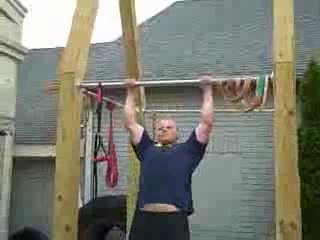
#> input picture frame 0 of code/vid.avi, 320 x 240 px
$ jupyter execute 'Lab 3A Low Level Feature Extraction.ipynb'   (older library calls are emulated)
#> lines starting #> are read from the running program, lines starting #| are printed output that depends on the picture
# Lab 3A: Low-Level Feature Extraction
**Course:** AIML ZG531 - Video Analysis
**Module:** 3 - Feature Extraction
**Topic:** Edge, Corner, Texture, and Color Features from Video
**Author:** Seetha Parameswaran

---

## Learning Objectives
- Extract and visualize low-level spatial features from video frames
- Compare edge detection methods (Canny vs. Sobel)
- Apply corner detection algorithms (Harris vs. Shi-Tomasi)
- Compute texture descriptors using Local Binary Patterns
- Analyze color distributions through histogram features
- Understand the role of hand-crafted features in video analysis

This script extracts low-level spatial features from video frames:
1. Edge Detection (Canny, Sobel)
2. Corner Detection (Harris, Shi-Tomasi)
3. Texture Features (Local Binary Patterns)
4. Color Histograms

[cell 1]
import cv2
import numpy as np
from skimage.feature import local_binary_pattern
import matplotlib.pyplot as plt
from pathlib import Path
import os


class LowLevelFeatureExtractor:
    """Extract low-level features from video frames"""

    def __init__(self, video_path):
        """
        Initialize feature extractor

        Args:
            video_path: Path to input video file
        """
        self.video_path = video_path
        self.cap = cv2.VideoCapture(video_path)

        if not self.cap.isOpened():
            raise ValueError(f"Cannot open video file: {video_path}")

        # Get video properties
        self.fps = self.cap.get(cv2.CAP_PROP_FPS)
        self.total_frames = int(self.cap.get(cv2.CAP_PROP_FRAME_COUNT))
        self.width = int(self.cap.get(cv2.CAP_PROP_FRAME_WIDTH))
        self.height = int(self.cap.get(cv2.CAP_PROP_FRAME_HEIGHT))

        print(f"Video Properties:")
        print(f"  Resolution: {self.width}x{self.height}")
        print(f"  FPS: {self.fps}")
        print(f"  Total Frames: {self.total_frames}")

    def extract_edges_canny(self, frame, low_threshold=50, high_threshold=150):
        """
        Extract edges using Canny edge detector

        Args:
            frame: Input frame (BGR)
            low_threshold: Lower threshold for hysteresis
            high_threshold: Upper threshold for hysteresis

        Returns:
            Edge map
        """
        gray = cv2.cvtColor(frame, cv2.COLOR_BGR2GRAY)
        edges = cv2.Canny(gray, low_threshold, high_threshold)
        return edges

    def extract_edges_sobel(self, frame):
        """
        Extract edges using Sobel operator

        Args:
            frame: Input frame (BGR)

        Returns:
            Edge magnitude map
        """
        gray = cv2.cvtColor(frame, cv2.COLOR_BGR2GRAY)

        # Compute gradients in x and y directions
        sobel_x = cv2.Sobel(gray, cv2.CV_64F, 1, 0, ksize=3)
        sobel_y = cv2.Sobel(gray, cv2.CV_64F, 0, 1, ksize=3)

        # Compute gradient magnitude
        magnitude = np.sqrt(sobel_x**2 + sobel_y**2)
        magnitude = np.uint8(255 * magnitude / np.max(magnitude))

        return magnitude

    def extract_corners_harris(self, frame, block_size=2, ksize=3, k=0.04, threshold=0.01):
        """
        Detect corners using Harris corner detector

        Args:
            frame: Input frame (BGR)
            block_size: Size of neighborhood for corner detection
            ksize: Aperture parameter for Sobel operator
            k: Harris detector free parameter
            threshold: Threshold for corner response (relative to max)

        Returns:
            Corner map, corner coordinates
        """
        gray = cv2.cvtColor(frame, cv2.COLOR_BGR2GRAY)
        gray = np.float32(gray)

        # Detect corners
        dst = cv2.cornerHarris(gray, block_size, ksize, k)

        # Threshold for corner detection
        corner_map = dst > threshold * dst.max()

        # Get corner coordinates
        corners = np.argwhere(corner_map)

        return corner_map.astype(np.uint8) * 255, corners

    def extract_corners_shi_tomasi(self, frame, max_corners=100, quality_level=0.01, min_distance=10):
        """
        Detect corners using Shi-Tomasi (Good Features to Track)

        Args:
            frame: Input frame (BGR)
            max_corners: Maximum number of corners to detect
            quality_level: Quality threshold (0-1)
            min_distance: Minimum distance between corners

        Returns:
            Corner coordinates
        """
        gray = cv2.cvtColor(frame, cv2.COLOR_BGR2GRAY)

        # Detect corners
        corners = cv2.goodFeaturesToTrack(
            gray,
            maxCorners=max_corners,
            qualityLevel=quality_level,
            minDistance=min_distance
        )

        return corners

    def extract_texture_lbp(self, frame, num_points=8, radius=1):
        """
        Extract texture features using Local Binary Patterns

        Args:
            frame: Input frame (BGR)
            num_points: Number of circularly symmetric neighbor points
            radius: Radius of circle

        Returns:
            LBP feature map, LBP histogram
        """
        gray = cv2.cvtColor(frame, cv2.COLOR_BGR2GRAY)

        # Compute LBP
        lbp = local_binary_pattern(gray, num_points, radius, method='uniform')

        # Compute LBP histogram
        n_bins = num_points + 2  # uniform patterns + non-uniform
        hist, _ = np.histogram(lbp.ravel(), bins=n_bins, range=(0, n_bins))

        # Normalize histogram
        hist = hist.astype("float")
        hist /= (hist.sum() + 1e-7)

        return lbp.astype(np.uint8), hist

    def extract_color_histogram(self, frame, bins=32):
        """
        Extract color histogram features

        Args:
            frame: Input frame (BGR)
            bins: Number of bins per channel

        Returns:
            Histograms for each channel (B, G, R)
        """
        histograms = []
        colors = ('b', 'g', 'r')

        for i, color in enumerate(colors):
            hist = cv2.calcHist([frame], [i], None, [bins], [0, 256])
            hist = hist.flatten()
            hist = hist / (hist.sum() + 1e-7)  # Normalize
            histograms.append(hist)

        return histograms

    def process_frame(self, frame_idx):
        """
        Extract all low-level features from a single frame

        Args:
            frame_idx: Frame index to process

        Returns:
            Dictionary containing all extracted features
        """
        # Set frame position
        self.cap.set(cv2.CAP_PROP_POS_FRAMES, frame_idx)
        ret, frame = self.cap.read()

        if not ret:
            raise ValueError(f"Cannot read frame {frame_idx}")

        features = {}

        # Edge features
        features['edges_canny'] = self.extract_edges_canny(frame)
        features['edges_sobel'] = self.extract_edges_sobel(frame)

        # Corner features
        harris_map, harris_coords = self.extract_corners_harris(frame)
        features['corners_harris_map'] = harris_map
        features['corners_harris_coords'] = harris_coords

        shi_tomasi_corners = self.extract_corners_shi_tomasi(frame)
        features['corners_shi_tomasi'] = shi_tomasi_corners

        # Texture features
        lbp_map, lbp_hist = self.extract_texture_lbp(frame)
        features['texture_lbp_map'] = lbp_map
        features['texture_lbp_hist'] = lbp_hist

        # Color features
        color_hists = self.extract_color_histogram(frame)
        features['color_hist_b'] = color_hists[0]
        features['color_hist_g'] = color_hists[1]
        features['color_hist_r'] = color_hists[2]

        # Store original frame
        features['original_frame'] = frame

        return features

    def visualize_features(self, features, save_path=None):
        """
        Visualize extracted features

        Args:
            features: Dictionary of extracted features
            save_path: Path to save visualization (optional)
        """
        fig = plt.figure(figsize=(16, 12))

        # Original frame
        ax1 = plt.subplot(3, 4, 1)
        frame_rgb = cv2.cvtColor(features['original_frame'], cv2.COLOR_BGR2RGB)
        ax1.imshow(frame_rgb)
        ax1.set_title('Original Frame')
        ax1.axis('off')

        # Canny edges
        ax2 = plt.subplot(3, 4, 2)
        ax2.imshow(features['edges_canny'], cmap='gray')
        ax2.set_title('Canny Edges')
        ax2.axis('off')

        # Sobel edges
        ax3 = plt.subplot(3, 4, 3)
        ax3.imshow(features['edges_sobel'], cmap='gray')
        ax3.set_title('Sobel Edges')
        ax3.axis('off')

        # Harris corners
        ax4 = plt.subplot(3, 4, 4)
        frame_with_harris = frame_rgb.copy()
        if len(features['corners_harris_coords']) > 0:
            for y, x in features['corners_harris_coords'][:100]:  # Limit for visualization
                cv2.circle(frame_with_harris, (x, y), 3, (255, 0, 0), -1)
        ax4.imshow(frame_with_harris)
        ax4.set_title(f'Harris Corners ({len(features["corners_harris_coords"])})')
        ax4.axis('off')

        # Shi-Tomasi corners
        ax5 = plt.subplot(3, 4, 5)
        frame_with_shi_tomasi = frame_rgb.copy()
        if features['corners_shi_tomasi'] is not None:
            for corner in features['corners_shi_tomasi']:
                x, y = corner.ravel()
                cv2.circle(frame_with_shi_tomasi, (int(x), int(y)), 3, (0, 255, 0), -1)
        ax5.imshow(frame_with_shi_tomasi)
        ax5.set_title(f'Shi-Tomasi Corners ({len(features["corners_shi_tomasi"]) if features["corners_shi_tomasi"] is not None else 0})')
        ax5.axis('off')

        # LBP texture
        ax6 = plt.subplot(3, 4, 6)
        ax6.imshow(features['texture_lbp_map'], cmap='gray')
        ax6.set_title('LBP Texture Map')
        ax6.axis('off')

        # LBP histogram
        ax7 = plt.subplot(3, 4, 7)
        ax7.bar(range(len(features['texture_lbp_hist'])), features['texture_lbp_hist'])
        ax7.set_title('LBP Histogram')
        ax7.set_xlabel('LBP Pattern')
        ax7.set_ylabel('Frequency')

        # Color histograms
        ax8 = plt.subplot(3, 4, 8)
        colors = ['blue', 'green', 'red']
        for i, (hist, color) in enumerate(zip(
            [features['color_hist_b'], features['color_hist_g'], features['color_hist_r']],
            colors
        )):
            ax8.plot(hist, color=color, alpha=0.7, label=color.upper())
        ax8.set_title('Color Histograms')
        ax8.set_xlabel('Bin')
        ax8.set_ylabel('Frequency')
        ax8.legend()

        # Edge statistics
        ax9 = plt.subplot(3, 4, 9)
        edge_stats = {
            'Canny': np.sum(features['edges_canny'] > 0),
            'Sobel': np.sum(features['edges_sobel'] > 128)
        }
        ax9.bar(edge_stats.keys(), edge_stats.values())
        ax9.set_title('Edge Pixel Count')
        ax9.set_ylabel('Count')

        # Corner statistics
        ax10 = plt.subplot(3, 4, 10)
        corner_stats = {
            'Harris': len(features['corners_harris_coords']),
            'Shi-Tomasi': len(features['corners_shi_tomasi']) if features['corners_shi_tomasi'] is not None else 0
        }
        ax10.bar(corner_stats.keys(), corner_stats.values())
        ax10.set_title('Corner Count')
        ax10.set_ylabel('Count')

        plt.tight_layout()

        if save_path:
            plt.savefig(save_path, dpi=150, bbox_inches='tight')
            print(f"Visualization saved to: {save_path}")

        plt.show()

    def process_video_sample(self, sample_frames=5, output_dir='features_output'):
        """
        Process sample frames from the video

        Args:
            sample_frames: Number of frames to sample
            output_dir: Directory to save outputs
        """
#> called with sample_frames = 5, output_dir = 'low_level_features'
        # Create output directory
        os.makedirs(output_dir, exist_ok=True)

        # Sample frame indices uniformly
        frame_indices = np.linspace(0, self.total_frames - 1, sample_frames, dtype=int)

        print(f"\nProcessing {sample_frames} sample frames...")

        for i, frame_idx in enumerate(frame_indices):
            print(f"\nProcessing frame {frame_idx}/{self.total_frames} ({i+1}/{sample_frames})...")

            # Extract features
            features = self.process_frame(frame_idx)

            # Visualize and save
            save_path = os.path.join(output_dir, f'features_frame_{frame_idx:06d}.png')
            self.visualize_features(features, save_path=save_path)

            # Print statistics
            print(f"  Harris corners: {len(features['corners_harris_coords'])}")
            print(f"  Shi-Tomasi corners: {len(features['corners_shi_tomasi']) if features['corners_shi_tomasi'] is not None else 0}")
            print(f"  Canny edge pixels: {np.sum(features['edges_canny'] > 0)}")
            print(f"  LBP histogram entropy: {-np.sum(features['texture_lbp_hist'] * np.log(features['texture_lbp_hist'] + 1e-7)):.3f}")
#> this loop made 5 passes
#> (edge_stats in visualize_features, corner_stats in visualize_features) on passes 1 to 5: ({'Canny': 9276, 'Sobel': 1429}, {'Harris': 784, 'Shi-Tomasi': 100}), ({'Canny': 8007, 'Sobel': 1053}, {'Harris': 1047, 'Shi-Tomasi': 100}), ({'Canny': 9893, 'Sobel': 1317}, {'Harris': 1313, 'Shi-Tomasi': 100}), ({'Canny': 9952, 'Sobel': 736}, {'Harris': 1310, 'Shi-Tomasi': 100}), ({'Canny': 9948, 'Sobel': 1141}, {'Harris': 558, 'Shi-Tomasi': 100})
#> (printed output is left out)
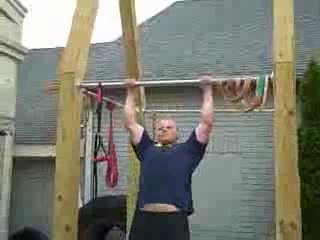
#> input picture frame 0 of code/vid.avi, 320 x 240 px
#> pass 1, in extract_edges_canny, `gray = cv2.cvtColor(frame, cv2.COLOR_BGR2GRAY)`:
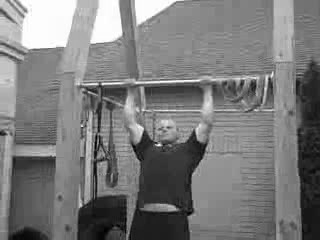
#> gray: shape (240, 320); min 0, max 255, mean 122.8
#> pass 1, in extract_edges_canny, `edges = cv2.Canny(gray, low_threshold, high_threshold)`:
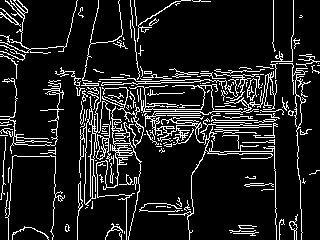
#> edges: shape (240, 320); 12.1% white in thin lines or dots
#> pass 1, in extract_edges_sobel, `sobel_x = cv2.Sobel(gray, cv2.CV_64F, 1, 0, ksize=3)`:
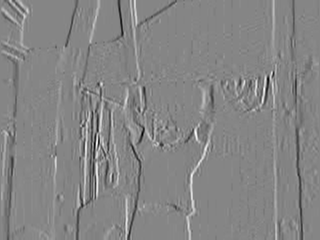
#> sobel_x: shape (240, 320) float64; min -665, max 601, mean -2.3; drawn with min black and max white
#> pass 1, in extract_edges_sobel, `sobel_y = cv2.Sobel(gray, cv2.CV_64F, 0, 1, ksize=3)`:
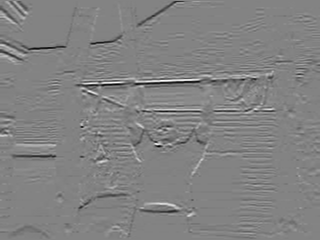
#> sobel_y: shape (240, 320) float64; min -690, max 653, mean -3.9; drawn with min black and max white
#> pass 1, in visualize_features, `plt.savefig(save_path, dpi=150, bbox_inches='tight')`:
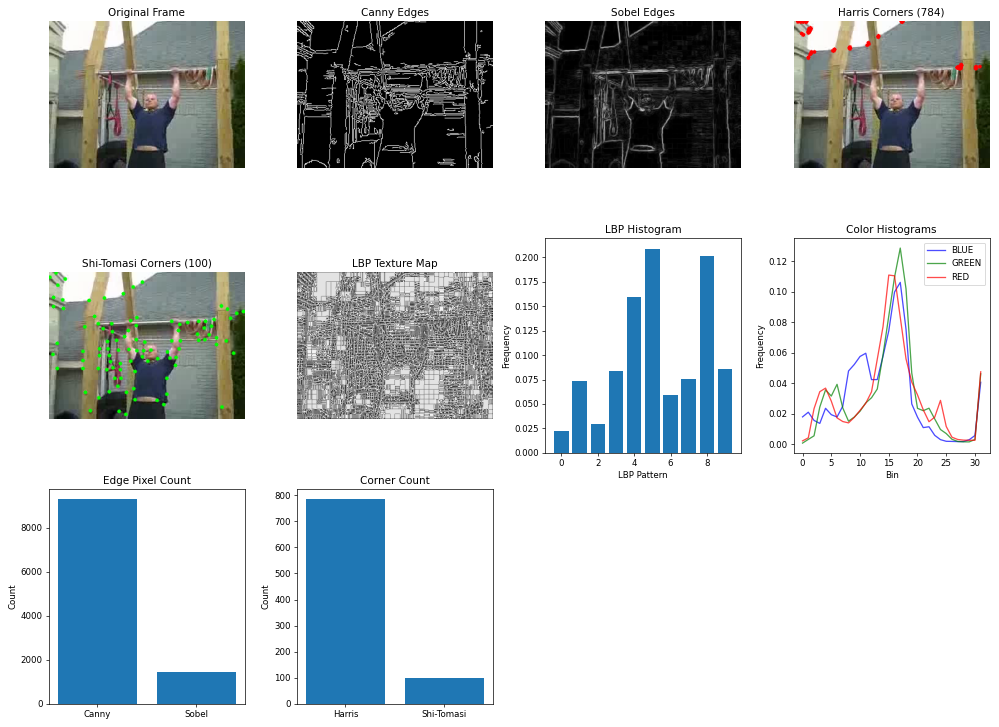
#> figure drawn by matplotlib, 10 panels; panel 7: tallest bar 0.209 high, from x = 4.6 to 5.4; panel 8: curve peaks at x = 17, y = 0.106; panel 8: curve peaks at x = 17, y = 0.129; panel 8: curve peaks at x = 15, y = 0.111
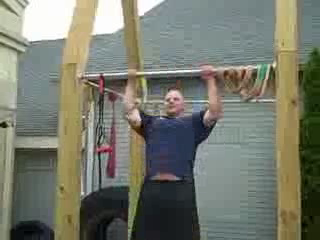
#> input picture frame 25 of code/vid.avi, 320 x 240 px
#> pass 2, in visualize_features (call 2), `plt.savefig(save_path, dpi=150, bbox_inches='tight')`:
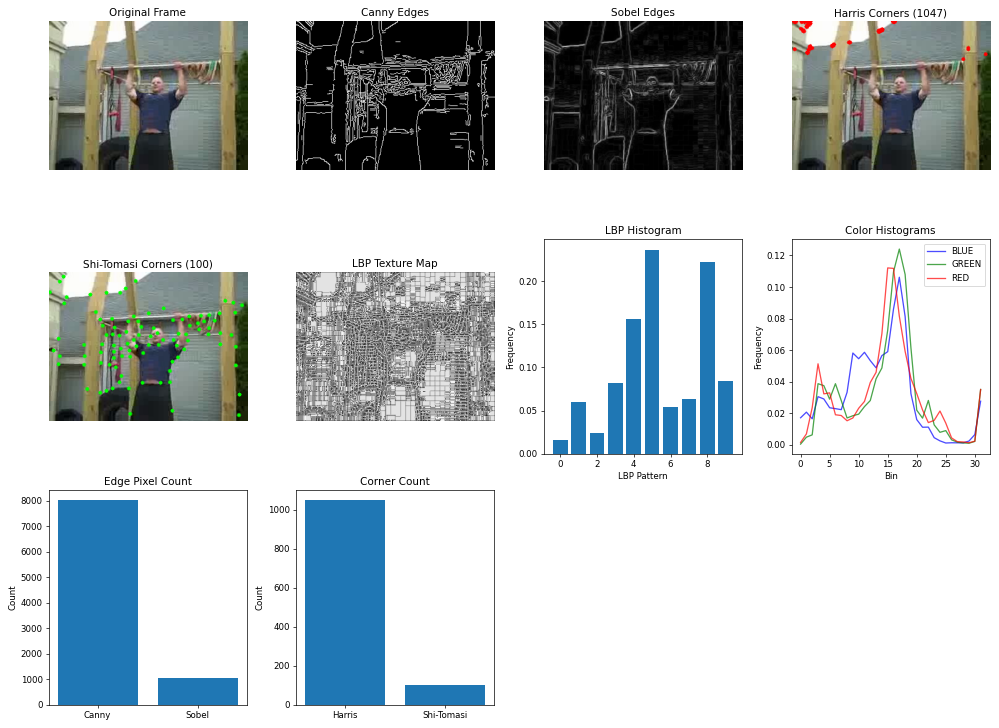
#> figure drawn by matplotlib, 10 panels; panel 7: tallest bar 0.237 high, from x = 4.6 to 5.4; panel 8: curve peaks at x = 17, y = 0.106; panel 8: curve peaks at x = 17, y = 0.124; panel 8: curve peaks at x = 15, y = 0.112

    def __del__(self):
        """Release video capture"""
        if hasattr(self, 'cap'):
            self.cap.release()

$ run again, starting later in the video
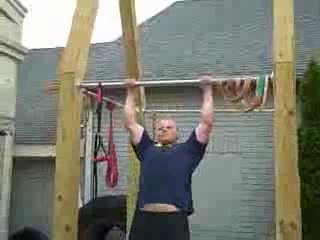
#> input picture frame 0 of code/vid.avi, 320 x 240 px
#> the loop in process_video_sample, `for i, frame_idx in enumerate(frame_indices):` made 5 passes
#> (edge_stats in visualize_features, corner_stats in visualize_features) on passes 1 to 5: ({'Canny': 9276, 'Sobel': 1429}, {'Harris': 784, 'Shi-Tomasi': 100}), ({'Canny': 8007, 'Sobel': 1053}, {'Harris': 1047, 'Shi-Tomasi': 100}), ({'Canny': 9893, 'Sobel': 1317}, {'Harris': 1313, 'Shi-Tomasi': 100}), ({'Canny': 9952, 'Sobel': 736}, {'Harris': 1310, 'Shi-Tomasi': 100}), ({'Canny': 9948, 'Sobel': 1141}, {'Harris': 558, 'Shi-Tomasi': 100})
#> (printed output is left out)
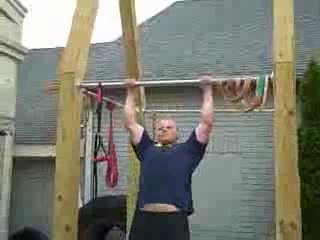
#> input picture frame 0 of code/vid.avi, 320 x 240 px
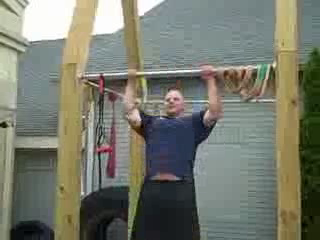
#> input picture frame 25 of code/vid.avi, 320 x 240 px

$ run again, starting later in the video
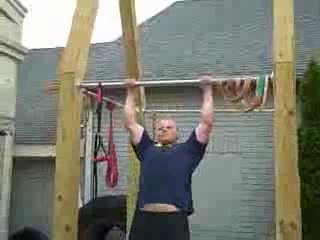
#> input picture frame 0 of code/vid.avi, 320 x 240 px
#> the loop in process_video_sample, `for i, frame_idx in enumerate(frame_indices):` made 5 passes
#> (edge_stats in visualize_features, corner_stats in visualize_features) on passes 1 to 5: ({'Canny': 9276, 'Sobel': 1429}, {'Harris': 784, 'Shi-Tomasi': 100}), ({'Canny': 8007, 'Sobel': 1053}, {'Harris': 1047, 'Shi-Tomasi': 100}), ({'Canny': 9893, 'Sobel': 1317}, {'Harris': 1313, 'Shi-Tomasi': 100}), ({'Canny': 9952, 'Sobel': 736}, {'Harris': 1310, 'Shi-Tomasi': 100}), ({'Canny': 9948, 'Sobel': 1141}, {'Harris': 558, 'Shi-Tomasi': 100})
#> (printed output is left out)
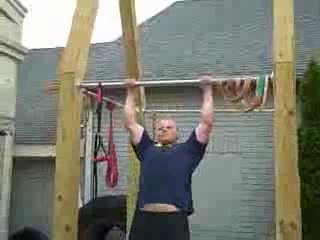
#> input picture frame 0 of code/vid.avi, 320 x 240 px
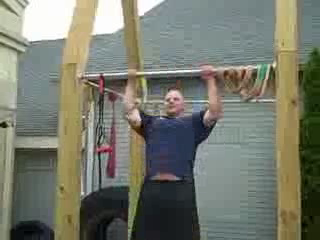
#> input picture frame 25 of code/vid.avi, 320 x 240 px
